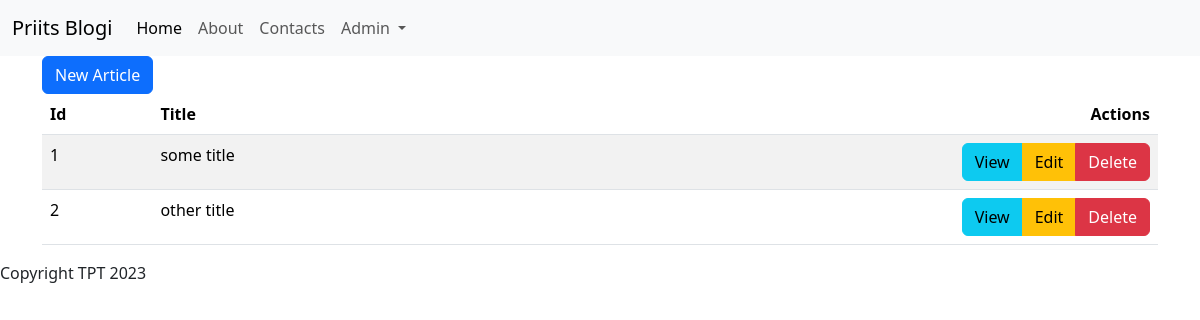
The page /admin/articles on the database its author committed.
### tables this page shows
CREATE TABLE "articles"
(
    id    integer
        constraint articles_pk
            primary key autoincrement,
    title TEXT not null,
    body  text
);

### src/Controllers/ArticlesController.php (called while the page is built, shortened)
<?php
class ArticlesController {
    public function index(){
        $articles = Article::all();
        include 'views/articles/index.php';
    }
}

### src/DB.php (called while the page is built, shortened)
<?php
class DB {
    public $conn;
    public function __construct()
    {
        try {
            $this->conn = new PDO("sqlite:db.sqlite");
            $this->conn->setAttribute(PDO::ATTR_ERRMODE, PDO::ERRMODE_EXCEPTION);
        } catch(PDOException $e) {
            echo "Connection failed: " . $e->getMessage();
        }
    }
    public function all($table, $class){
        $stmt = $this->conn->prepare("SELECT * FROM $table");
        $stmt->execute();
        $stmt->setFetchMode(PDO::FETCH_CLASS, $class);
        return $stmt->fetchAll();
    }
}

### src/Models/Model.php (called while the page is built, shortened)
<?php
class Model {
    public static $table;
    public static function all(){
        $db = new DB();
        return $db->all(static::$table, static::class);
    }
}

### views/articles/index.php (the view)
<?php include 'views/partials/header.php' ?>
    <a class="btn btn-primary" href="/admin/articles/new">New Article</a>
    <table class="table table-striped table-hover">
        <thead>
            <th>Id</th>
            <th>Title</th>
            <th class="text-end">Actions</th>
        </thead>
        <tbody>
            <?php foreach($articles as $article): ?>
                <tr>
                    <td><?=$article->id?></td>
                    <td><?=$article->title?></td>
                    <td class="text-end">
                    <div class="btn-group" role="group" aria-label="Basic example">
                        <a class="btn btn-info">View</a>
                        <a class="btn btn-warning">Edit</a>
                        <a class="btn btn-danger">Delete</a>
                    </div>
                    </td>
                </tr>
            <?php endforeach; ?>
        </tbody>
    </table>
<?php include 'views/partials/footer.php' ?>

### rows shown on the page
articles: id "1", title "some title"
articles: id "2", title "other title"
